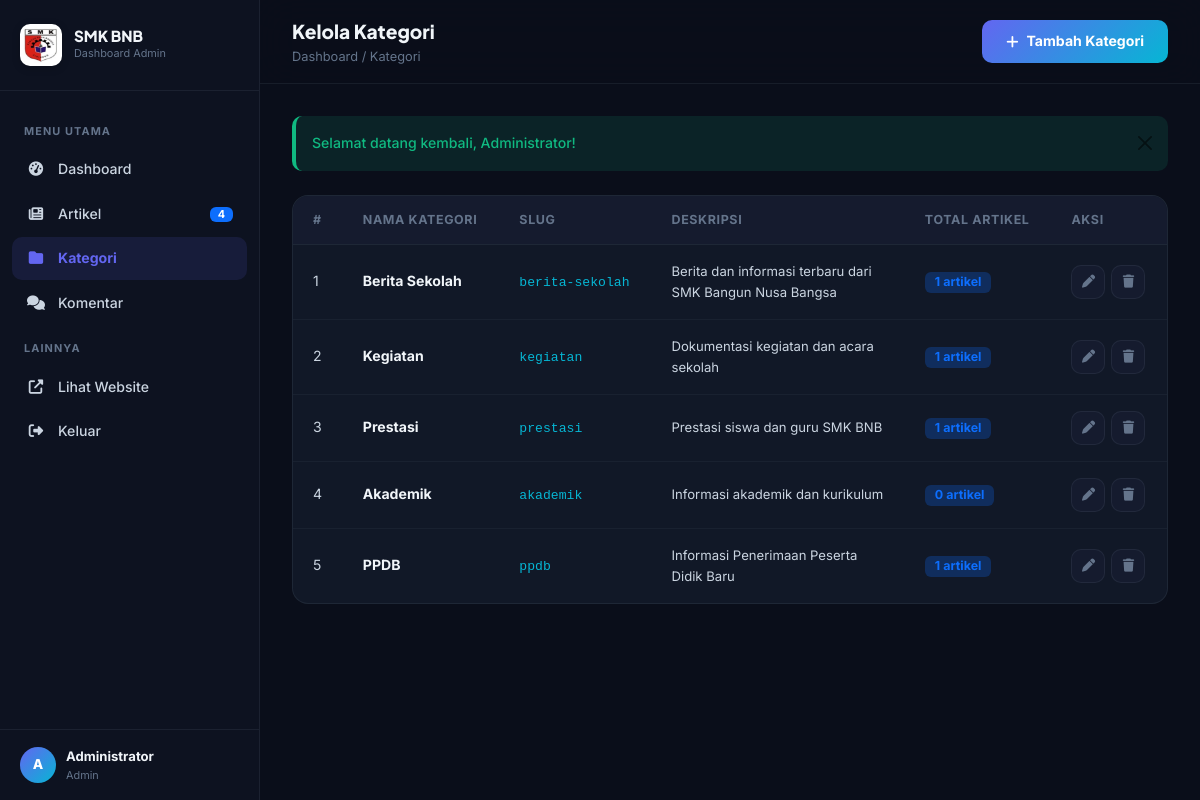
The app's page /admin/kategori.php (signed in) with its own data.
### tables this page shows
CREATE TABLE IF NOT EXISTS kategori (
    id INT AUTO_INCREMENT PRIMARY KEY,
    nama VARCHAR(100) NOT NULL,
    slug VARCHAR(120) NOT NULL UNIQUE,
    deskripsi TEXT DEFAULT NULL,
    created_at TIMESTAMP DEFAULT CURRENT_TIMESTAMP
);

### config.php (called while the page is built, shortened)
<?php
function truncateText($text, $length = 150) {
    $text = strip_tags($text);
    if (strlen($text) <= $length) return $text;
    return substr($text, 0, $length) . '...';
}
function getFlash() {
    if (isset($_SESSION['flash'])) {
        $flash = $_SESSION['flash'];
        return $flash;
    }
    return null;
}

### admin/kategori.php (the view, shortened to what this page needs)
<?php
require_once '../config.php';
$kategoriList = $conn->query("SELECT k.*, COUNT(a.id) as total_artikel
    FROM kategori k
    LEFT JOIN artikel a ON k.id = a.kategori_id
    GROUP BY k.id
    ORDER BY k.created_at DESC");
$totalKomentarPending = $conn->query("SELECT COUNT(*) as total FROM komentar WHERE status='pending'")->fetch_assoc()['total'];
$totalArtikelAll = $conn->query("SELECT COUNT(*) as total FROM artikel")->fetch_assoc()['total'];
$flash = getFlash();
?>
<!DOCTYPE html>
<html lang="id">
<head>
    <link href="https://cdn.jsdelivr.net/npm/bootstrap@5.3.3/dist/css/bootstrap.min.css" rel="stylesheet">
    <link rel="stylesheet" href="https://cdnjs.cloudflare.com/ajax/libs/font-awesome/6.5.1/css/all.min.css">
    <link rel="stylesheet" href="../assets/css/admin.css">
</head>
<body>
    <div class="admin-wrapper">
        <aside class="admin-sidebar" id="adminSidebar">
            <div class="sidebar-brand">
                <div class="sidebar-brand-icon"><img src="../assets/img/logo-smk.jpg" alt="Logo SMK BNB"></div>
                <div>
                    <div class="sidebar-brand-name">SMK BNB</div>
                    <div class="sidebar-brand-sub">Dashboard Admin</div>
                </div>
            </div>
            <nav class="sidebar-nav">
                <div class="sidebar-label">Menu Utama</div>
                <a href="index.php" class="sidebar-link"><i class="fas fa-tachometer-alt"></i> Dashboard</a>
                <a href="artikel.php" class="sidebar-link"><i class="fas fa-newspaper"></i> Artikel <span class="badge bg-primary"><?= $totalArtikelAll ?></span></a>
                <a href="kategori.php" class="sidebar-link active"><i class="fas fa-folder"></i> Kategori</a>
                <a href="komentar.php" class="sidebar-link"><i class="fas fa-comments"></i> Komentar <?php if($totalKomentarPending > 0): ?><span class="badge bg-warning text-dark"><?= $totalKomentarPending ?></span><?php endif; ?></a>
                <div class="sidebar-label">Lainnya</div>
                <a href="../index.php" target="_blank" class="sidebar-link"><i class="fas fa-external-link-alt"></i> Lihat Website</a>
                <a href="logout.php" class="sidebar-link"><i class="fas fa-sign-out-alt"></i> Keluar</a>
            </nav>
            <div class="sidebar-footer">
                <div class="sidebar-user">
                    <div class="sidebar-user-avatar"><?= strtoupper(substr($_SESSION['user_nama'], 0, 1)) ?></div>
                    <div class="sidebar-user-info">
                        <div class="sidebar-user-name"><?= htmlspecialchars($_SESSION['user_nama']) ?></div>
                        <div class="sidebar-user-role"><?= $_SESSION['role'] ?></div>
                    </div>
                </div>
            </div>
        </aside>
        <main class="admin-main">
            <header class="admin-topbar">
                <div class="topbar-left">
                    <div>
                        <div class="topbar-title">Kelola Kategori</div>
                        <div class="topbar-breadcrumb"><a href="index.php">Dashboard</a> / Kategori</div>
                    </div>
                </div>
                <button class="btn-admin-primary" data-bs-toggle="modal" data-bs-target="#addModal">
                    <i class="fas fa-plus"></i> Tambah Kategori
                </button>
            </header>
            <div class="admin-content">
                <?php if($flash): ?>
                    <div class="alert alert-<?= $flash['type'] ?> alert-dismissible fade show mb-4" role="alert">
                        <?= $flash['message'] ?>
                        <button type="button" class="btn-close" data-bs-dismiss="alert"></button>
                    </div>
                <?php endif; ?>
                <div class="admin-card">
                    <div class="admin-card-body">
                        <table class="admin-table">
                            <thead>
                                <tr>
                                    <th>#</th>
                                    <th>Nama Kategori</th>
                                    <th>Slug</th>
                                    <th>Deskripsi</th>
                                    <th>Total Artikel</th>
                                    <th>Aksi</th>
                                </tr>
                            </thead>
                            <tbody>
                                <?php if($kategoriList->num_rows > 0): ?>
                                    <?php $no = 1; while($kat = $kategoriList->fetch_assoc()): ?>
                                    <tr>
                                        <td><?= $no++ ?></td>
                                        <td><strong style="color: var(--text-main);"><?= htmlspecialchars($kat['nama']) ?></strong></td>
                                        <td><code style="color: var(--secondary); font-size: 0.82rem;"><?= $kat['slug'] ?></code></td>
                                        <td style="font-size: 0.82rem; max-width: 250px;"><?= htmlspecialchars(truncateText($kat['deskripsi'] ?? '-', 80)) ?></td>
                                        <td>
                                            <span class="badge bg-primary bg-opacity-25 text-primary" style="font-size: 0.78rem; padding: 4px 10px;">
                                                <?= $kat['total_artikel'] ?> artikel
                                            </span>
                                        </td>
                                        <td>
                                            <div class="action-btns">
                                                <button class="btn-action" title="Edit" onclick="editKategori(<?= $kat['id'] ?>, '<?= htmlspecialchars($kat['nama'], ENT_QUOTES) ?>', '<?= htmlspecialchars($kat['deskripsi'] ?? '', ENT_QUOTES) ?>')">
                                                    <i class="fas fa-pen"></i>
                                                </button>
                                                <a href="kategori.php?delete=<?= $kat['id'] ?>" class="btn-action btn-danger" title="Hapus" onclick="return confirm('Yakin ingin menghapus kategori ini?')">
                                                    <i class="fas fa-trash"></i>
                                                </a>
                                            </div>
                                        </td>
                                    </tr>
                                    <?php endwhile; ?>
                                <?php endif; ?>
                            </tbody>
                        </table>
                    </div>
                </div>
            </div>
        </main>
    </div>
</body>
</html>

### records on screen
kategori: nama "Berita Sekolah", slug "berita-sekolah", deskripsi "Berita dan informasi terbaru dari SMK Bangun Nusa Bangsa", total_artikel "1"
kategori: nama "Kegiatan", slug "kegiatan", deskripsi "Dokumentasi kegiatan dan acara sekolah", total_artikel "1"
kategori: nama "Prestasi", slug "prestasi", deskripsi "Prestasi siswa dan guru SMK BNB", total_artikel "1"
kategori: nama "Akademik", slug "akademik", deskripsi "Informasi akademik dan kurikulum", total_artikel "0"
kategori: nama "PPDB", slug "ppdb", deskripsi "Informasi Penerimaan Peserta Didik Baru", total_artikel "1"

### other values on screen
$totalArtikelAll "4"
substr($_SESSION['user_nama'], 0, 1) "A"
$_SESSION['user_nama'] "Administrator"
$_SESSION['role'] "Admin"
$flash['message'] "Selamat datang kembali, Administrator!"
